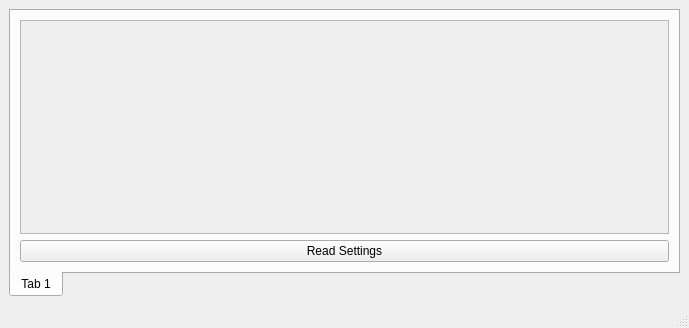
<?xml version="1.0" encoding="UTF-8"?>
<ui version="4.0">
 <class>MainWindow</class>
 <widget class="QMainWindow" name="MainWindow">
  <property name="geometry">
   <rect>
    <x>0</x>
    <y>0</y>
    <width>689</width>
    <height>328</height>
   </rect>
  </property>
  <property name="windowTitle">
   <string>mEDIFIER</string>
  </property>
  <widget class="QWidget" name="centralwidget">
   <layout class="QVBoxLayout" name="verticalLayout">
    <item>
     <widget class="QTabWidget" name="tabWidget">
      <property name="tabPosition">
       <enum>QTabWidget::South</enum>
      </property>
      <property name="currentIndex">
       <number>0</number>
      </property>
      <widget class="QWidget" name="tab">
       <attribute name="title">
        <string>Tab 1</string>
       </attribute>
       <layout class="QVBoxLayout" name="verticalLayout_2">
        <item>
         <widget class="QScrollArea" name="scrollArea">
          <property name="widgetResizable">
           <bool>true</bool>
          </property>
          <widget class="QWidget" name="scrollAreaWidgetContents">
           <property name="geometry">
            <rect>
             <x>0</x>
             <y>0</y>
             <width>645</width>
             <height>234</height>
            </rect>
           </property>
           <layout class="QVBoxLayout" name="verticalLayout_3">
            <property name="spacing">
             <number>0</number>
            </property>
            <property name="leftMargin">
             <number>0</number>
            </property>
            <property name="topMargin">
             <number>0</number>
            </property>
            <property name="rightMargin">
             <number>0</number>
            </property>
            <property name="bottomMargin">
             <number>0</number>
            </property>
           </layout>
          </widget>
         </widget>
        </item>
        <item>
         <widget class="QPushButton" name="readSettingsButton">
          <property name="text">
           <string>Read Settings</string>
          </property>
         </widget>
        </item>
       </layout>
      </widget>
     </widget>
    </item>
   </layout>
  </widget>
  <widget class="QStatusBar" name="statusBar"/>
 </widget>
 <resources/>
 <connections/>
</ui>
